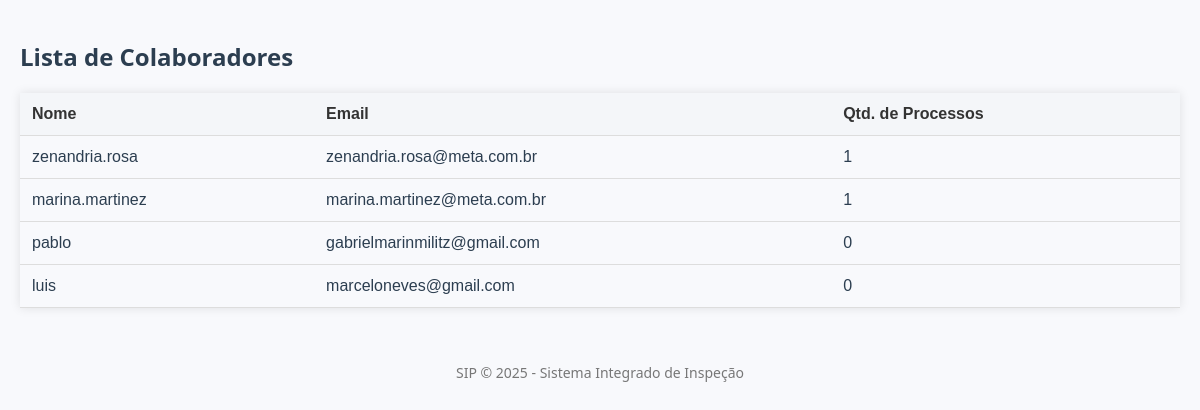
Screenshot of /colaboradores with the database file from the repository.
### app/models.py (models this page shows)
class Colaborador(db.Model):
    id = db.Column(db.Integer, primary_key=True)
    nome = db.Column(db.String(100), nullable=False)
    email = db.Column(db.String(120), nullable=False, unique=True)
    processos = db.relationship('Processo', backref='colaborador', lazy=True)

### app/routes.py (the view)
@app.route('/colaboradores')
def listar_colaboradores():
    colaboradores = Colaborador.query.all()
    dados_colaboradores = []
    for colaborador in colaboradores:
        total_processos = Processo.query.filter_by(colaborador_id=colaborador.id).count()
        dados_colaboradores.append({
            'id': colaborador.id,
            'nome': colaborador.nome,
            'email': colaborador.email,
            'total_processos': total_processos
        })
    return render_template('colaboradores.html', colaboradores=dados_colaboradores)

### app/templates/colaboradores.html
{% extends 'base.html' %}
{% block content %}
<link rel="stylesheet" href="{{ url_for('static', filename='css/colaboradores_estilo.css') }}">
<h2>Lista de Colaboradores</h2>
<table>
    <tr>
        <th>Nome</th>
        <th>Email</th>
        <th>Qtd. de Processos</th>
    </tr>
    {% for c in colaboradores %}
    <tr>
        <td>{{ c.nome }}</td>
        <td>{{ c.email }}</td>
        <td>{{ c.total_processos }}</td>
    </tr>
    {% endfor %}
</table>
{% endblock %}

### app/templates/base.html (shortened to what this page needs)
<!DOCTYPE html>
<html lang="pt-br">
<head>
    <link rel="stylesheet" href="{{ url_for('static', filename='css/base_estilo.css') }}">
</head>
<body>
<main class="container">
    {% block content %}{% endblock %}
</main>
<footer>
    SIP &copy; {{ current_year or '2025' }} - Sistema Integrado de Inspeção
</footer>
</body>
</html>

### app/static/css/base_estilo.css (style rules this page uses)
* { margin: 0; padding: 0; box-sizing: border-box; }
body { font-family: 'Segoe UI', Tahoma, Geneva, Verdana, sans-serif; background-color: #f8f9fc; color: #2c3e50; }
.container { max-width: 1200px; margin: 40px auto; padding: 0 20px; }
footer { text-align: center; padding: 15px; color: #777; font-size: 14px; }

### app/static/css/colaboradores_estilo.css (style rules this page uses)
h2 { color: #2c3e50; margin-top: 30px; }
table { width: 100%; border-collapse: collapse; font-family: sans-serif; margin-top: 20px; box-shadow: 0 0 10px rgba(0, 0, 0, 0.1); }
th, td { padding: 12px; text-align: left; border-bottom: 1px solid #ddd; }
th { background-color: #f4f6f9; color: #333; }

### rows the page displays
Colaborador: nome "zenandria.rosa", email "zenandria.rosa@meta.com.br", total_processos "1"
Colaborador: nome "marina.martinez", email "marina.martinez@meta.com.br", total_processos "1"
Colaborador: nome "pablo", email "gabrielmarinmilitz@gmail.com", total_processos "0"
Colaborador: nome "luis", email "marceloneves@gmail.com", total_processos "0"

### other values shown
{{ current_year or '2025' }} "2025"
